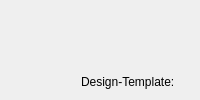
          <widget class="QWidget" name="tab_3">
           <attribute name="title">
            <string>Settings</string>
           </attribute>
           <layout class="QHBoxLayout" name="horizontalLayout_25">
            <item>
             <widget class="QStackedWidget" name="stackedWidget_3">
              <property name="currentIndex">
               <number>0</number>
              </property>
              <widget class="QWidget" name="page_7">
               <widget class="Scaling_QLabel" name="label_3">
                <property name="geometry">
                 <rect>
                  <x>70</x>
                  <y>50</y>
                  <width>151</width>
                  <height>41</height>
                 </rect>
                </property>
                <property name="text">
                 <string>Design-Template:</string>
                </property>
               </widget>
               <widget class="QComboBox" name="cB_design">
                <property name="geometry">
                 <rect>
                  <x>230</x>
                  <y>50</y>
                  <width>211</width>
                  <height>41</height>
                 </rect>
                </property>
               </widget>
               <widget class="Scaling_QLabel" name="label_4">
                <property name="geometry">
                 <rect>
                  <x>70</x>
                  <y>120</y>
                  <width>151</width>
                  <height>41</height>
                 </rect>
                </property>
                <property name="text">
                 <string>Language:</string>
                </property>
               </widget>
               <widget class="QComboBox" name="cB_language">
                <property name="geometry">
                 <rect>
                  <x>230</x>
                  <y>120</y>
                  <width>211</width>
                  <height>41</height>
                 </rect>
                </property>
               </widget>
              </widget>
              <widget class="QWidget" name="page_8"/>
             </widget>
            </item>
           </layout>
          </widget>
